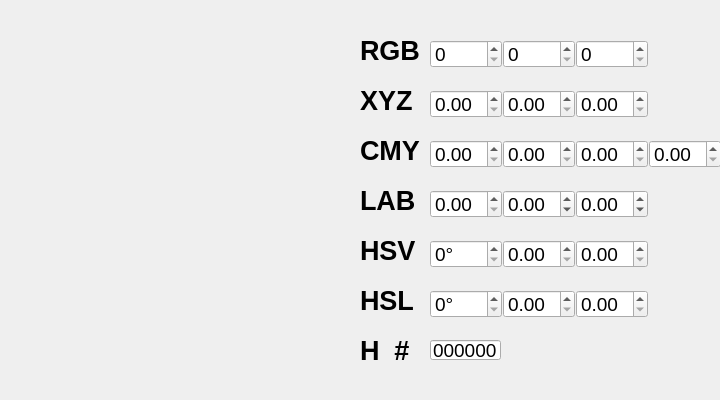
<?xml version="1.0" encoding="UTF-8"?>
<ui version="4.0">
 <class>Widget</class>
 <widget class="QWidget" name="Widget">
  <property name="geometry">
   <rect>
    <x>0</x>
    <y>0</y>
    <width>720</width>
    <height>400</height>
   </rect>
  </property>
  <property name="windowTitle">
   <string>Widget</string>
  </property>
  <widget class="QLabel" name="label_4">
   <property name="enabled">
    <bool>true</bool>
   </property>
   <property name="geometry">
    <rect>
     <x>360</x>
     <y>190</y>
     <width>61</width>
     <height>20</height>
    </rect>
   </property>
   <property name="font">
    <font>
     <pointsize>20</pointsize>
     <weight>75</weight>
     <bold>true</bold>
    </font>
   </property>
   <property name="text">
    <string>LAB</string>
   </property>
  </widget>
  <widget class="QLabel" name="label">
   <property name="enabled">
    <bool>true</bool>
   </property>
   <property name="geometry">
    <rect>
     <x>360</x>
     <y>40</y>
     <width>61</width>
     <height>20</height>
    </rect>
   </property>
   <property name="font">
    <font>
     <pointsize>20</pointsize>
     <weight>75</weight>
     <bold>true</bold>
    </font>
   </property>
   <property name="text">
    <string>RGB</string>
   </property>
  </widget>
  <widget class="QLabel" name="label_6">
   <property name="enabled">
    <bool>true</bool>
   </property>
   <property name="geometry">
    <rect>
     <x>360</x>
     <y>290</y>
     <width>61</width>
     <height>20</height>
    </rect>
   </property>
   <property name="font">
    <font>
     <pointsize>20</pointsize>
     <weight>75</weight>
     <bold>true</bold>
    </font>
   </property>
   <property name="text">
    <string>HSL</string>
   </property>
  </widget>
  <widget class="QLabel" name="label_2">
   <property name="enabled">
    <bool>true</bool>
   </property>
   <property name="geometry">
    <rect>
     <x>360</x>
     <y>90</y>
     <width>61</width>
     <height>20</height>
    </rect>
   </property>
   <property name="font">
    <font>
     <pointsize>20</pointsize>
     <weight>75</weight>
     <bold>true</bold>
    </font>
   </property>
   <property name="text">
    <string>XYZ</string>
   </property>
  </widget>
  <widget class="QLabel" name="label_5">
   <property name="enabled">
    <bool>true</bool>
   </property>
   <property name="geometry">
    <rect>
     <x>360</x>
     <y>240</y>
     <width>61</width>
     <height>20</height>
    </rect>
   </property>
   <property name="font">
    <font>
     <pointsize>20</pointsize>
     <weight>75</weight>
     <bold>true</bold>
    </font>
   </property>
   <property name="text">
    <string>HSV</string>
   </property>
  </widget>
  <widget class="QLabel" name="label_3">
   <property name="enabled">
    <bool>true</bool>
   </property>
   <property name="geometry">
    <rect>
     <x>360</x>
     <y>140</y>
     <width>61</width>
     <height>20</height>
    </rect>
   </property>
   <property name="font">
    <font>
     <pointsize>20</pointsize>
     <weight>75</weight>
     <bold>true</bold>
    </font>
   </property>
   <property name="text">
    <string>CMYK</string>
   </property>
  </widget>
  <widget class="SVColorArea" name="m_pSVColorArea" native="true">
   <property name="geometry">
    <rect>
     <x>30</x>
     <y>40</y>
     <width>256</width>
     <height>256</height>
    </rect>
   </property>
  </widget>
  <widget class="HColorArea" name="m_pHColorArea" native="true">
   <property name="geometry">
    <rect>
     <x>300</x>
     <y>33</y>
     <width>50</width>
     <height>334</height>
    </rect>
   </property>
  </widget>
  <widget class="PreviewColorArea" name="m_pPreviewColorArea" native="true">
   <property name="geometry">
    <rect>
     <x>30</x>
     <y>310</y>
     <width>256</width>
     <height>50</height>
    </rect>
   </property>
  </widget>
  <widget class="QDoubleSpinBox" name="m_pDoubleSpinBoxS">
   <property name="geometry">
    <rect>
     <x>503</x>
     <y>240</y>
     <width>72</width>
     <height>28</height>
    </rect>
   </property>
   <property name="minimumSize">
    <size>
     <width>72</width>
     <height>28</height>
    </size>
   </property>
   <property name="maximumSize">
    <size>
     <width>70</width>
     <height>26</height>
    </size>
   </property>
   <property name="font">
    <font>
     <family>Arial</family>
     <pointsize>14</pointsize>
     <weight>50</weight>
     <bold>false</bold>
    </font>
   </property>
   <property name="accelerated">
    <bool>true</bool>
   </property>
   <property name="maximum">
    <double>1.000000000000000</double>
   </property>
   <property name="singleStep">
    <double>0.010000000000000</double>
   </property>
  </widget>
  <widget class="QSpinBox" name="m_pSpinBoxG">
   <property name="geometry">
    <rect>
     <x>503</x>
     <y>40</y>
     <width>72</width>
     <height>28</height>
    </rect>
   </property>
   <property name="minimumSize">
    <size>
     <width>72</width>
     <height>28</height>
    </size>
   </property>
   <property name="maximumSize">
    <size>
     <width>70</width>
     <height>26</height>
    </size>
   </property>
   <property name="font">
    <font>
     <family>Arial</family>
     <pointsize>14</pointsize>
     <weight>50</weight>
     <bold>false</bold>
    </font>
   </property>
   <property name="accelerated">
    <bool>true</bool>
   </property>
   <property name="maximum">
    <number>255</number>
   </property>
  </widget>
  <widget class="QSpinBox" name="m_pSpinBoxH">
   <property name="geometry">
    <rect>
     <x>430</x>
     <y>240</y>
     <width>72</width>
     <height>28</height>
    </rect>
   </property>
   <property name="minimumSize">
    <size>
     <width>72</width>
     <height>28</height>
    </size>
   </property>
   <property name="maximumSize">
    <size>
     <width>70</width>
     <height>26</height>
    </size>
   </property>
   <property name="font">
    <font>
     <family>Arial</family>
     <pointsize>14</pointsize>
     <weight>50</weight>
     <bold>false</bold>
    </font>
   </property>
   <property name="accelerated">
    <bool>true</bool>
   </property>
   <property name="suffix">
    <string>°</string>
   </property>
   <property name="maximum">
    <number>360</number>
   </property>
  </widget>
  <widget class="QSpinBox" name="m_pSpinBoxB">
   <property name="geometry">
    <rect>
     <x>576</x>
     <y>40</y>
     <width>72</width>
     <height>28</height>
    </rect>
   </property>
   <property name="minimumSize">
    <size>
     <width>72</width>
     <height>28</height>
    </size>
   </property>
   <property name="maximumSize">
    <size>
     <width>70</width>
     <height>26</height>
    </size>
   </property>
   <property name="font">
    <font>
     <family>Arial</family>
     <pointsize>14</pointsize>
     <weight>50</weight>
     <bold>false</bold>
    </font>
   </property>
   <property name="accelerated">
    <bool>true</bool>
   </property>
   <property name="maximum">
    <number>255</number>
   </property>
  </widget>
  <widget class="QSpinBox" name="m_pSpinBoxR">
   <property name="geometry">
    <rect>
     <x>430</x>
     <y>40</y>
     <width>72</width>
     <height>28</height>
    </rect>
   </property>
   <property name="minimumSize">
    <size>
     <width>72</width>
     <height>28</height>
    </size>
   </property>
   <property name="maximumSize">
    <size>
     <width>70</width>
     <height>26</height>
    </size>
   </property>
   <property name="font">
    <font>
     <family>Arial</family>
     <pointsize>14</pointsize>
     <weight>50</weight>
     <bold>false</bold>
    </font>
   </property>
   <property name="accelerated">
    <bool>true</bool>
   </property>
   <property name="maximum">
    <number>255</number>
   </property>
  </widget>
  <widget class="QDoubleSpinBox" name="m_pDoubleSpinBoxV">
   <property name="geometry">
    <rect>
     <x>576</x>
     <y>240</y>
     <width>72</width>
     <height>28</height>
    </rect>
   </property>
   <property name="minimumSize">
    <size>
     <width>72</width>
     <height>28</height>
    </size>
   </property>
   <property name="maximumSize">
    <size>
     <width>70</width>
     <height>26</height>
    </size>
   </property>
   <property name="font">
    <font>
     <family>Arial</family>
     <pointsize>14</pointsize>
     <weight>50</weight>
     <bold>false</bold>
    </font>
   </property>
   <property name="accelerated">
    <bool>true</bool>
   </property>
   <property name="maximum">
    <double>1.000000000000000</double>
   </property>
   <property name="singleStep">
    <double>0.010000000000000</double>
   </property>
  </widget>
  <widget class="QDoubleSpinBox" name="m_pDoubleSpinBoxXYZ_Y">
   <property name="enabled">
    <bool>true</bool>
   </property>
   <property name="geometry">
    <rect>
     <x>503</x>
     <y>90</y>
     <width>72</width>
     <height>28</height>
    </rect>
   </property>
   <property name="minimumSize">
    <size>
     <width>72</width>
     <height>28</height>
    </size>
   </property>
   <property name="maximumSize">
    <size>
     <width>70</width>
     <height>26</height>
    </size>
   </property>
   <property name="font">
    <font>
     <family>Arial</family>
     <pointsize>14</pointsize>
     <weight>50</weight>
     <bold>false</bold>
    </font>
   </property>
   <property name="accelerated">
    <bool>true</bool>
   </property>
   <property name="maximum">
    <double>100.000000000000000</double>
   </property>
   <property name="singleStep">
    <double>0.010000000000000</double>
   </property>
  </widget>
  <widget class="QDoubleSpinBox" name="m_pDoubleSpinBoxXYZ_Z">
   <property name="enabled">
    <bool>true</bool>
   </property>
   <property name="geometry">
    <rect>
     <x>576</x>
     <y>90</y>
     <width>72</width>
     <height>28</height>
    </rect>
   </property>
   <property name="minimumSize">
    <size>
     <width>72</width>
     <height>28</height>
    </size>
   </property>
   <property name="maximumSize">
    <size>
     <width>70</width>
     <height>26</height>
    </size>
   </property>
   <property name="font">
    <font>
     <family>Arial</family>
     <pointsize>14</pointsize>
     <weight>50</weight>
     <bold>false</bold>
    </font>
   </property>
   <property name="accelerated">
    <bool>true</bool>
   </property>
   <property name="maximum">
    <double>109.000000000000000</double>
   </property>
   <property name="singleStep">
    <double>0.010000000000000</double>
   </property>
  </widget>
  <widget class="QDoubleSpinBox" name="m_pDoubleSpinBoxXYZ_X">
   <property name="enabled">
    <bool>true</bool>
   </property>
   <property name="geometry">
    <rect>
     <x>430</x>
     <y>90</y>
     <width>72</width>
     <height>28</height>
    </rect>
   </property>
   <property name="minimumSize">
    <size>
     <width>72</width>
     <height>28</height>
    </size>
   </property>
   <property name="maximumSize">
    <size>
     <width>70</width>
     <height>26</height>
    </size>
   </property>
   <property name="font">
    <font>
     <family>Arial</family>
     <pointsize>14</pointsize>
     <weight>50</weight>
     <bold>false</bold>
    </font>
   </property>
   <property name="accelerated">
    <bool>true</bool>
   </property>
   <property name="maximum">
    <double>96.000000000000000</double>
   </property>
   <property name="singleStep">
    <double>0.010000000000000</double>
   </property>
  </widget>
  <widget class="QDoubleSpinBox" name="m_pDoubleSpinBoxCMYK_M">
   <property name="enabled">
    <bool>true</bool>
   </property>
   <property name="geometry">
    <rect>
     <x>503</x>
     <y>140</y>
     <width>72</width>
     <height>28</height>
    </rect>
   </property>
   <property name="minimumSize">
    <size>
     <width>72</width>
     <height>28</height>
    </size>
   </property>
   <property name="maximumSize">
    <size>
     <width>70</width>
     <height>26</height>
    </size>
   </property>
   <property name="font">
    <font>
     <family>Arial</family>
     <pointsize>14</pointsize>
     <weight>50</weight>
     <bold>false</bold>
    </font>
   </property>
   <property name="accelerated">
    <bool>true</bool>
   </property>
   <property name="maximum">
    <double>1.000000000000000</double>
   </property>
   <property name="singleStep">
    <double>0.010000000000000</double>
   </property>
  </widget>
  <widget class="QDoubleSpinBox" name="m_pDoubleSpinBoxCMYK_Y">
   <property name="enabled">
    <bool>true</bool>
   </property>
   <property name="geometry">
    <rect>
     <x>576</x>
     <y>140</y>
     <width>72</width>
     <height>28</height>
    </rect>
   </property>
   <property name="minimumSize">
    <size>
     <width>72</width>
     <height>28</height>
    </size>
   </property>
   <property name="maximumSize">
    <size>
     <width>70</width>
     <height>26</height>
    </size>
   </property>
   <property name="font">
    <font>
     <family>Arial</family>
     <pointsize>14</pointsize>
     <weight>50</weight>
     <bold>false</bold>
    </font>
   </property>
   <property name="accelerated">
    <bool>true</bool>
   </property>
   <property name="maximum">
    <double>1.000000000000000</double>
   </property>
   <property name="singleStep">
    <double>0.010000000000000</double>
   </property>
  </widget>
  <widget class="QDoubleSpinBox" name="m_pDoubleSpinBoxCMYK_C">
   <property name="enabled">
    <bool>true</bool>
   </property>
   <property name="geometry">
    <rect>
     <x>430</x>
     <y>140</y>
     <width>72</width>
     <height>28</height>
    </rect>
   </property>
   <property name="minimumSize">
    <size>
     <width>72</width>
     <height>28</height>
    </size>
   </property>
   <property name="maximumSize">
    <size>
     <width>70</width>
     <height>26</height>
    </size>
   </property>
   <property name="font">
    <font>
     <family>Arial</family>
     <pointsize>14</pointsize>
     <weight>50</weight>
     <bold>false</bold>
    </font>
   </property>
   <property name="accelerated">
    <bool>true</bool>
   </property>
   <property name="maximum">
    <double>1.000000000000000</double>
   </property>
   <property name="singleStep">
    <double>0.010000000000000</double>
   </property>
  </widget>
  <widget class="QDoubleSpinBox" name="m_pDoubleSpinBoxLAB_A">
   <property name="enabled">
    <bool>true</bool>
   </property>
   <property name="geometry">
    <rect>
     <x>503</x>
     <y>190</y>
     <width>72</width>
     <height>28</height>
    </rect>
   </property>
   <property name="minimumSize">
    <size>
     <width>72</width>
     <height>28</height>
    </size>
   </property>
   <property name="maximumSize">
    <size>
     <width>70</width>
     <height>26</height>
    </size>
   </property>
   <property name="font">
    <font>
     <family>Arial</family>
     <pointsize>14</pointsize>
     <weight>50</weight>
     <bold>false</bold>
    </font>
   </property>
   <property name="accelerated">
    <bool>true</bool>
   </property>
   <property name="minimum">
    <double>-128.000000000000000</double>
   </property>
   <property name="maximum">
    <double>127.000000000000000</double>
   </property>
   <property name="singleStep">
    <double>0.010000000000000</double>
   </property>
  </widget>
  <widget class="QDoubleSpinBox" name="m_pDoubleSpinBoxLAB_B">
   <property name="enabled">
    <bool>true</bool>
   </property>
   <property name="geometry">
    <rect>
     <x>576</x>
     <y>190</y>
     <width>72</width>
     <height>28</height>
    </rect>
   </property>
   <property name="minimumSize">
    <size>
     <width>72</width>
     <height>28</height>
    </size>
   </property>
   <property name="maximumSize">
    <size>
     <width>70</width>
     <height>26</height>
    </size>
   </property>
   <property name="font">
    <font>
     <family>Arial</family>
     <pointsize>14</pointsize>
     <weight>50</weight>
     <bold>false</bold>
    </font>
   </property>
   <property name="accelerated">
    <bool>true</bool>
   </property>
   <property name="minimum">
    <double>-128.000000000000000</double>
   </property>
   <property name="maximum">
    <double>127.000000000000000</double>
   </property>
   <property name="singleStep">
    <double>0.010000000000000</double>
   </property>
  </widget>
  <widget class="QDoubleSpinBox" name="m_pDoubleSpinBoxLAB_L">
   <property name="enabled">
    <bool>true</bool>
   </property>
   <property name="geometry">
    <rect>
     <x>430</x>
     <y>190</y>
     <width>72</width>
     <height>28</height>
    </rect>
   </property>
   <property name="minimumSize">
    <size>
     <width>72</width>
     <height>28</height>
    </size>
   </property>
   <property name="maximumSize">
    <size>
     <width>70</width>
     <height>26</height>
    </size>
   </property>
   <property name="font">
    <font>
     <family>Arial</family>
     <pointsize>14</pointsize>
     <weight>50</weight>
     <bold>false</bold>
    </font>
   </property>
   <property name="accelerated">
    <bool>true</bool>
   </property>
   <property name="minimum">
    <double>0.000000000000000</double>
   </property>
   <property name="maximum">
    <double>100.000000000000000</double>
   </property>
   <property name="singleStep">
    <double>0.010000000000000</double>
   </property>
  </widget>
  <widget class="QDoubleSpinBox" name="m_pDoubleSpinBoxHSL_S">
   <property name="enabled">
    <bool>true</bool>
   </property>
   <property name="geometry">
    <rect>
     <x>503</x>
     <y>290</y>
     <width>72</width>
     <height>28</height>
    </rect>
   </property>
   <property name="minimumSize">
    <size>
     <width>72</width>
     <height>28</height>
    </size>
   </property>
   <property name="maximumSize">
    <size>
     <width>70</width>
     <height>26</height>
    </size>
   </property>
   <property name="font">
    <font>
     <family>Arial</family>
     <pointsize>14</pointsize>
     <weight>50</weight>
     <bold>false</bold>
    </font>
   </property>
   <property name="accelerated">
    <bool>true</bool>
   </property>
   <property name="maximum">
    <double>1.000000000000000</double>
   </property>
   <property name="singleStep">
    <double>0.010000000000000</double>
   </property>
  </widget>
  <widget class="QDoubleSpinBox" name="m_pDoubleSpinBoxHSL_L">
   <property name="enabled">
    <bool>true</bool>
   </property>
   <property name="geometry">
    <rect>
     <x>576</x>
     <y>290</y>
     <width>72</width>
     <height>28</height>
    </rect>
   </property>
   <property name="minimumSize">
    <size>
     <width>72</width>
     <height>28</height>
    </size>
   </property>
   <property name="maximumSize">
    <size>
     <width>70</width>
     <height>26</height>
    </size>
   </property>
   <property name="font">
    <font>
     <family>Arial</family>
     <pointsize>14</pointsize>
     <weight>50</weight>
     <bold>false</bold>
    </font>
   </property>
   <property name="accelerated">
    <bool>true</bool>
   </property>
   <property name="maximum">
    <double>1.000000000000000</double>
   </property>
   <property name="singleStep">
    <double>0.010000000000000</double>
   </property>
  </widget>
  <widget class="QSpinBox" name="m_pSpinBoxHSL_H">
   <property name="enabled">
    <bool>true</bool>
   </property>
   <property name="geometry">
    <rect>
     <x>430</x>
     <y>290</y>
     <width>72</width>
     <height>28</height>
    </rect>
   </property>
   <property name="minimumSize">
    <size>
     <width>72</width>
     <height>28</height>
    </size>
   </property>
   <property name="maximumSize">
    <size>
     <width>70</width>
     <height>26</height>
    </size>
   </property>
   <property name="font">
    <font>
     <family>Arial</family>
     <pointsize>14</pointsize>
     <weight>50</weight>
     <bold>false</bold>
    </font>
   </property>
   <property name="accelerated">
    <bool>true</bool>
   </property>
   <property name="suffix">
    <string>°</string>
   </property>
   <property name="maximum">
    <number>360</number>
   </property>
  </widget>
  <widget class="QDoubleSpinBox" name="m_pDoubleSpinBoxCMYK_K">
   <property name="enabled">
    <bool>true</bool>
   </property>
   <property name="geometry">
    <rect>
     <x>649</x>
     <y>140</y>
     <width>72</width>
     <height>28</height>
    </rect>
   </property>
   <property name="minimumSize">
    <size>
     <width>72</width>
     <height>28</height>
    </size>
   </property>
   <property name="maximumSize">
    <size>
     <width>70</width>
     <height>26</height>
    </size>
   </property>
   <property name="font">
    <font>
     <family>Arial</family>
     <pointsize>14</pointsize>
     <weight>50</weight>
     <bold>false</bold>
    </font>
   </property>
   <property name="accelerated">
    <bool>true</bool>
   </property>
   <property name="minimum">
    <double>0.000000000000000</double>
   </property>
   <property name="maximum">
    <double>1.000000000000000</double>
   </property>
   <property name="singleStep">
    <double>0.010000000000000</double>
   </property>
   <property name="value">
    <double>0.000000000000000</double>
   </property>
  </widget>
  <widget class="QLineEdit" name="m_pEditColor">
   <property name="geometry">
    <rect>
     <x>430</x>
     <y>340</y>
     <width>71</width>
     <height>20</height>
    </rect>
   </property>
   <property name="font">
    <font>
     <family>Arial</family>
     <pointsize>14</pointsize>
     <weight>50</weight>
     <bold>false</bold>
    </font>
   </property>
   <property name="text">
    <string>000000</string>
   </property>
  </widget>
  <widget class="QLabel" name="label_7">
   <property name="enabled">
    <bool>true</bool>
   </property>
   <property name="geometry">
    <rect>
     <x>360</x>
     <y>340</y>
     <width>61</width>
     <height>20</height>
    </rect>
   </property>
   <property name="font">
    <font>
     <pointsize>20</pointsize>
     <weight>75</weight>
     <bold>true</bold>
    </font>
   </property>
   <property name="text">
    <string>H  #</string>
   </property>
  </widget>
 </widget>
 <customwidgets>
  <customwidget>
   <class>SVColorArea</class>
   <extends>QWidget</extends>
   <header>svcolorarea.h</header>
   <container>1</container>
  </customwidget>
  <customwidget>
   <class>HColorArea</class>
   <extends>QWidget</extends>
   <header>hcolorarea.h</header>
   <container>1</container>
  </customwidget>
  <customwidget>
   <class>PreviewColorArea</class>
   <extends>QWidget</extends>
   <header>previewcolorarea.h</header>
   <container>1</container>
  </customwidget>
 </customwidgets>
 <resources/>
 <connections/>
</ui>
